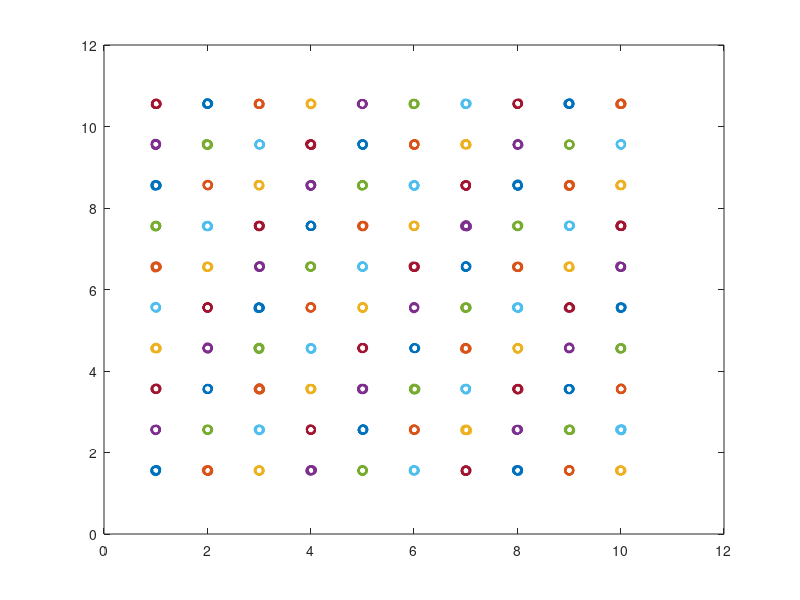

Source code (MATLAB):
% Generate several normal distributions

clear all;
clear;
clf;

N=20;
sqrt_K=10;
K=sqrt_K^2;

plot_data = true;
generate_pattern = true;

if (generate_pattern)
	mu_0 = rand(1,2);
end

for i=1:K
%	N = ceil(rand*100);

	if (generate_pattern)
		[Ki, Kj] = ind2sub([sqrt_K sqrt_K], 1:K);
		mu_r = mu_0 + [Ki(i) Kj(i)];
		% the smaller sigma, the more difficult!
		sigma_r1dim = [1 1] / 10;
	else
		mu_r = rand(1,2);
		sigma_r1dim = rand(2,1);
	end

%	mu = repmat(mu_r, N, 1);

	scale=0.001;
	sigma_r = diag(sigma_r1dim * scale);
	
	data = mvnrnd(mu_r,sigma_r,N);

	if (plot_data)
		plot(data(:,1),data(:,2),'o');
		hold on;
	end
	dataset(i).N = N;
	dataset(i).mu = mu_r;
	dataset(i).sigma = sigma_r;
	dataset(i).data = data;
end

if (plot_data)
	hold off;
end

if (generate_pattern)
	save pattern100_sigma0_1.data dataset K
else
	save normal.data dataset K
end

